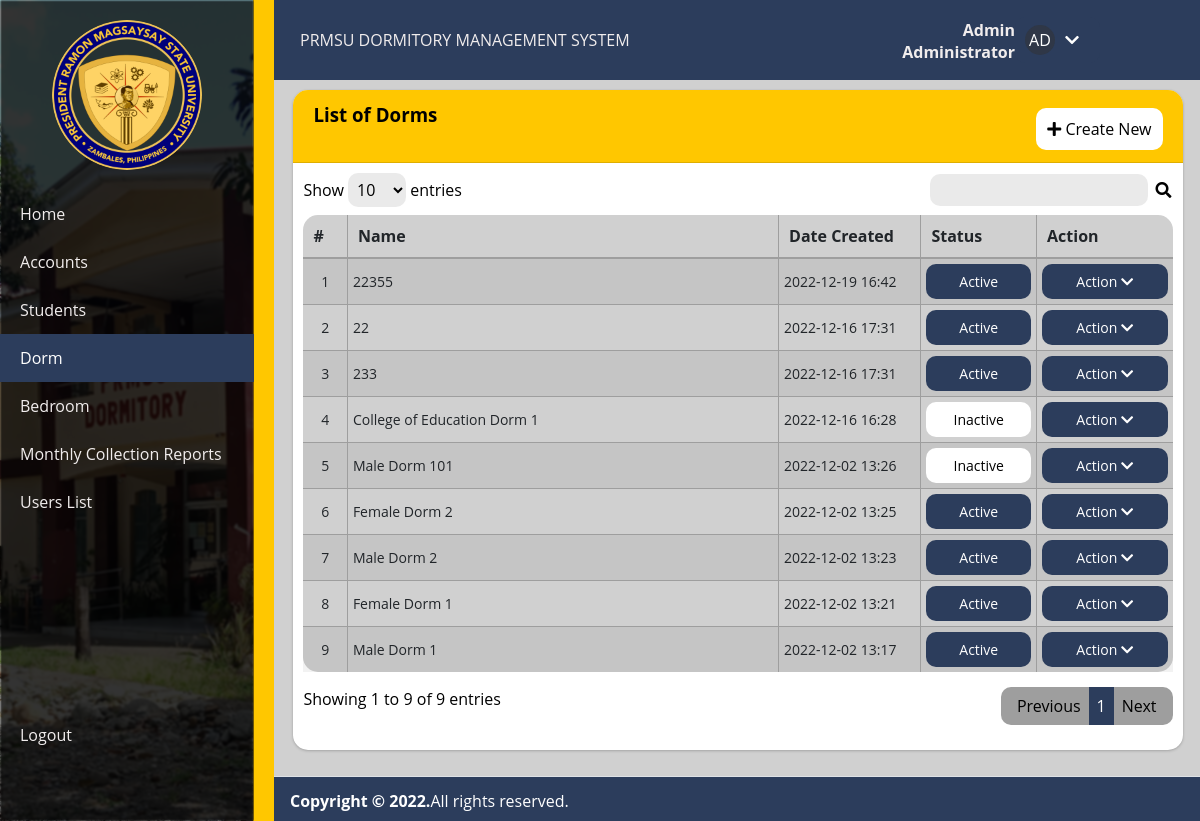
Screenshot of /admin/dorm.php (signed in) with the database file from the repository.
### tables this page shows
CREATE TABLE `user_meta` (
  `id` int(11) NOT NULL,
  `user_id` int(11) NOT NULL,
  `meta_key` text NOT NULL,
  `meta_value` text NOT NULL
);

CREATE TABLE `dorm_list` (
  `id` int(40) NOT NULL,
  `name` text NOT NULL,
  `status` tinyint(1) NOT NULL DEFAULT 1,
  `delete_flag` tinyint(1) NOT NULL DEFAULT 0,
  `date_created` datetime NOT NULL DEFAULT current_timestamp(),
  `date_updated` datetime NOT NULL DEFAULT current_timestamp() ON UPDATE current_timestamp()
);

### classes/db_helper.php (called while the page is built, shortened)
<?php
class db {
    public  $conn;
    public $tblmeta = "user_meta";
    public function connect(){
        $this->dbname       = 'PRMSUdms_db';
        $this->dbhost       = 'localhost';
        $this->dbusername   = 'root';
        $this->dbpassword   = '';
        try{
            $this->conn = new PDO("mysql:host=$this->dbhost;dbname=$this->dbname;charset=utf8",$this->dbusername,$this->dbpassword);
            $this->conn->setAttribute(PDO::ATTR_ERRMODE, PDO::ERRMODE_EXCEPTION);
        }catch(PDOException $e){
            echo $e->getMessage();
        }
    }
    public function query($sql,$params=array()){
        $stmt   = $this->conn->prepare($sql);
        if(count($params)>0):
            foreach($params as $key => $value):
                $stmt->bindValue($key,$value);
            endforeach;
        endif;
        $stmt->execute();
        return $stmt->fetchAll(PDO::FETCH_OBJ);
    }
    public function get_user_meta($user_id, $meta_key){
        $value = array(":user_id"=>$user_id,":meta_key"=>$meta_key);
        $result = $this->query("SELECT meta_value FROM $this->tblmeta WHERE meta_key=:meta_key AND user_id=:user_id",$value);
        return count($result)==0 ? "" : $result[0]->meta_value;
    }
}
?>

### admin/dorm.php (the view, shortened to what this page needs)
<?php require_once('../config.php') ?>
<!DOCTYPE html>
<html>
<?php
include '../inc/html-head.php';
?>
<body>
	<div class="wrapper">
		<div class="section">
			<?php include '../inc/header.php'; ?>
		</div>
		<?php include '../inc/sidebar.php'; ?>
		<div class="content-wrapper" style="min-height:628.038px">
			<section class="content">
				<div class="container">
					<div class="card">
						<div class="card-header">
							<h3 class="card-title">List of Dorms</h3>
							<div class="card-tools">
								<a href="#" id="create_new" class="btn btn-flat btn-primary"><span
										class="fas fa-plus"></span> Create New</a>
							</div>
						</div>
						<div class="card-body">
							<div class="container-fluid">
								<table class="table table-hover table-striped table-bordered" id="list">
									<thead>
										<tr>
											<th>#</th>
											<th>Name</th>
											<th>Date Created</th>
											<th>Status</th>
											<th>Action</th>
										</tr>
									</thead>
									<tbody>
										<?php
                                        $i = 1;
                                        $qry = $conn->query("SELECT * from `dorm_list` where delete_flag = 0 order by `date_created` desc ");
                                        while ($row = $qry->fetch_assoc()):
                                        ?>
										<tr>
											<td class="text-center">
												<?php echo $i++; ?>
											</td>
											<td>
												<?php echo $row['name'] ?>
											</td>
											<td>
												<?php echo date("Y-m-d H:i", strtotime($row['date_created'])) ?>
											</td>
											<td class="text-center">
												<div
													class="pill <?php echo $row['status'] === '1' ? 'active' : 'inactive' ?>">
													<?php echo $row['status'] === '1' ? 'Active' : 'Inactive' ?>
												</div>
											</td>
											<td align="center">
												<div class="dropdown">
													<button class="dropbtn">Action <i
															class="fa fa-chevron-down"></i></button>
												</div>
											</td>
										</tr>
										<?php endwhile; ?>
									</tbody>
								</table>
							</div>
						</div>
					</div>
				</div>
			</section>
		</div>
		<?php include '../inc/footer.php'; ?>
	</div>
</body>
</html>

### classes/utils.php (shortened to what this page needs)
<?php
    function profile_avatar($user) {
        global $ROOT_DIR;
        $initials = isset($user->first_name) ? substr(($user->first_name ?? ""), 0, 1).substr(($user->last_name ?? ""), 0, 1) : '?';
        if (!isset($user->profile_avatar) || empty($user->profile_avatar)) return "<div class='no-image'>$initials</div>";
        $is_exist = file_exists("$ROOT_DIR/img/avatars/$user->profile_avatar");
        return  $is_exist == 1 ? "<img class='profile-avatar-thumb' src='/img/avatars/$user->profile_avatar' />" : "<div class='no-image'>$initials</div>";
    }
?>

### css/style.css (style rules this page uses)
* { list-style: none; text-decoration: none; margin: 0; padding: 0; box-sizing: border-box; font-family: 'Open Sans', sans-serif; }
body { background: #D0D0D0; }
.content-wrapper { height: 100%; margin-top: calc(2.93725rem + 33px); margin-left: calc(2.93725rem + 229px); }
.content-wrapper .content { padding: 10px 10px; margin-top: 10px; color: #000000; }
section { display: block; }
.container { width: 100%; padding-right: 7.5px; padding-left: 7.5px; margin-right: auto; margin-left: auto; }
.card { box-shadow: 0 0 1px rgb(0 0 0 / 13%), 0 1px 3px rgb(0 0 0 / 20%); margin-bottom: 1rem; }
.card { position: relative; display: -ms-flexbox; display: flex; -ms-flex-direction: column; flex-direction: column; min-width: 0; word-wrap: break-word; background-color: #fff; background-clip: border-box; border: 0 solid rgba(0, 0, 0, 0.125); border-radius: 15px; flex-direction: column; }
.card-header:first-child { border-radius: calc(0.25rem - 0) calc(0.25rem - 0) 0 0; }
.card-header { background-color: rgb(255 199 0); border-bottom: 1px solid rgba(0, 0, 0, 0.125); padding: 0.75rem 1.25rem; margin-bottom: 0; position: relative; border-top-left-radius: 15px; border-top-right-radius: 15px; }
.card-body { -ms-flex: 1 1 auto; flex: 1 1 auto; min-height: 1px; padding: 10px; }
.card-tools { display: grid; justify-items: end; }
a#create_new { margin-top: -19px; }
.btn.btn-flat { color: #000; background-color: #FFF; padding: 8px 10px; border-radius: 10px; box-shadow: none; }
.btn { display: inline-block; font-weight: 400; color: #212529; text-align: center; vertical-align: middle; -webkit-user-select: none; -moz-user-select: none; -ms-user-select: none; user-select: none; background-color: transparent; border: 1px solid transparent; padding: 0.375rem 0.75rem; font-size: 1rem; line-height: 1.5; border-radius: 0.25rem; transition: color 0.15s ease-in-out, background-color 0.15s ease-in-out, border-color 0.15s ease-in-out, box-shadow 0.15s ease-in-out; min-width: 100px !important; cursor: pointer; }
button, [type="button"], [type="reset"], [type="submit"] { -webkit-appearance: button; }
button, select { text-transform: none; }
a { color: #007bff; text-decoration: none; background-color: transparent; }
button, input { overflow: visible; }
input, button, select, optgroup, textarea { margin: 0; font-family: inherit; font-size: inherit; }
.table { width: 100%; margin-bottom: 1rem; color: #212529; background-color: #D0D0D0; border-radius: 15px; border-collapse: collapse ; }
table.dataTable th:not(:last-child), table.dataTable td:not(:last-child) { border-right: #9e9e9e solid 1px; }
table.dataTable th { padding: 10px; }
table.dataTable td { padding: 5px; font-size: 14px; }
table.dataTable tr:not(:last-child) td { border-bottom: #9e9e9e solid 1px !important; }
table.dataTable thead tr { border-bottom: #9e9e9e solid 2px !important; }
table th:nth-last-child(-n + 2) { max-width: 80px !important; }
th { text-align: inherit; text-align: -webkit-match-parent; }
.table-striped tbody tr:nth-of-type(odd) { background-color: rgba(0, 0, 0, 0.05); }
.text-center { text-align: center !important; }
.pill { padding: 8px 10px; border-radius: 10px; }
.pill.active { background-color: #2c3d5c; color: #fff; }
.pill.inactive { background-color: #FFF; color: #000; }
.dropbtn { background-color: #2c3d5c; color: white; padding: 8px 10px; cursor: pointer; border: none; border-radius: 10px; width: 100%; }
.dropdown { position: relative; display: inline-block; width: 100%; min-width: 85px; }
.no-image, .profile-avatar-thumb { height: 30px; width: 30px; border-radius: 15px; background-color: rgba(50,50,50,0.5) !important; color: #FFF; display: flex; justify-content: center; align-items: center; }

### css/header-footer.css (style rules this page uses)
.wrapper .section { width: calc(100% - 225px); margin-left: 225px; transition: all 0.5s ease; }

### rows the page displays
user_meta: meta_value "AD"
dorm_list: name "22355", date_created "2022-12-19 16:42", status "Active"
dorm_list: name "22", date_created "2022-12-16 17:31", status "Active"
dorm_list: name "233", date_created "2022-12-16 17:31", status "Active"
dorm_list: name "College of Education Dorm 1", date_created "2022-12-16 16:28", status "Inactive"
dorm_list: name "Male Dorm 101", date_created "2022-12-02 13:26", status "Inactive"
dorm_list: name "Female Dorm 2", date_created "2022-12-02 13:25", status "Active"
dorm_list: name "Male Dorm 2", date_created "2022-12-02 13:23", status "Active"
dorm_list: name "Female Dorm 1", date_created "2022-12-02 13:21", status "Active"
dorm_list: name "Male Dorm 1", date_created "2022-12-02 13:17", status "Active"

### other values shown
$_SESSION['username'] "Admin"
$user_types[$_SESSION['id']] "Administrator"
